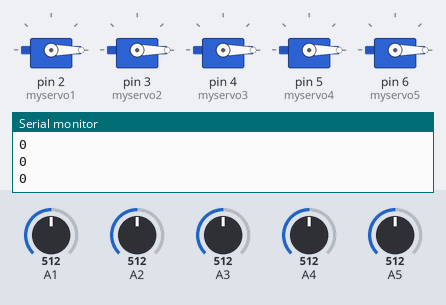
Bench run of a sketch on a simulated Arduino Uno, built with avr-gcc and run on an emulated ATmega328P. Parts: 5 × servo, the last lines printed to the serial monitor. The inputs (shaded band) are chosen by the test bench; at power-on: A1 = 512, A2 = 512, A3 = 512, A4 = 512, A5 = 512.

Above: at 1.2 s.
1.3 s: A1 set to 571
2.8 s: A1 set to 579
At 3.1 s:
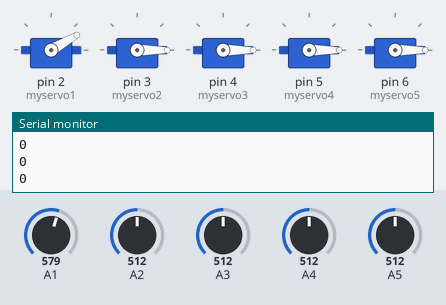
4.3 s: A2 set to 562
5.8 s: A2 set to 579
At 7.0 s:
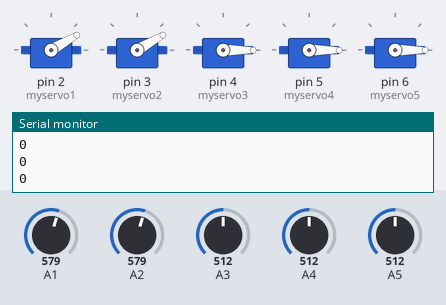
7.3 s: A3 set to 571
8.8 s: A3 set to 587
At 9.9 s:
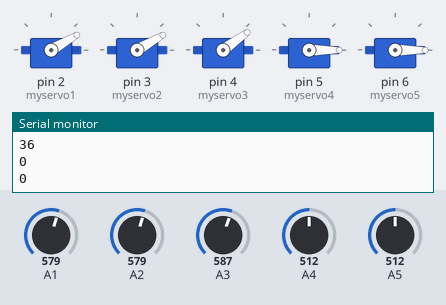
Timing chart, 0 to 11.3 s (numbered marks = the images above; inputs shaded):
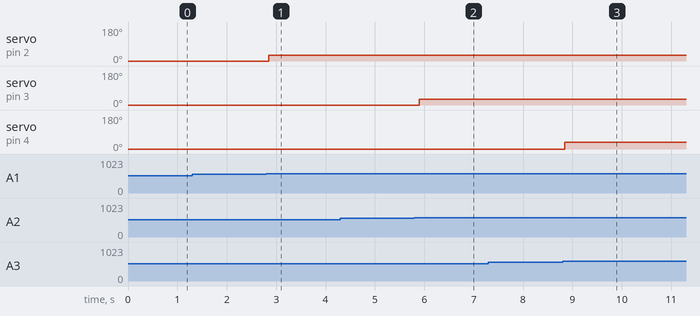

Measured:
- the behaviour switches between 578 and 579 on A1 (found by bisection; images 0 and 1)
- the behaviour switches between 578 and 579 on A2 (found by bisection; images 1 and 2)
- the behaviour switches between 578 and 579 on A3 (found by bisection; images 2 and 3)
- after the input at 2.8 s, servo on pin 2 (myservo1): 0° → 30° after 0.05 s
- after the input at 5.8 s, servo on pin 3 (myservo2): 0° → 30° after 0.09 s
- after the input at 8.8 s, servo on pin 4 (myservo3): 0° → 36° at once

The sketch:

flex_servo_controll_1A.ino
```cpp
#include <Servo.h>

Servo myservo1;
Servo myservo2;
Servo myservo3;
Servo myservo4;
Servo myservo5;

int pos1 = 0;
int pos2 = 0;
int pos3 = 0;
int pos4 = 0;
int pos5 = 0;

void setup() {

  myservo1.attach(2);
  myservo2.attach(3);
  myservo3.attach(4);
  myservo4.attach(5);
  myservo5.attach(6);

  Serial.begin(9600);
}

void loop() {

  pos1 = analogRead(A1);
  pos2 = analogRead(A2);
  pos3 = analogRead(A3);
  pos4 = analogRead(A4);
  pos5 = analogRead(A5);


  pos1 = map(pos1, 540, 770, 0, 180);
  pos2 = map(pos2, 540, 770, 0, 180);
  pos3 = map(pos3, 540, 770, 0, 180);
  pos4 = map(pos4, 540, 770, 0, 180);
  pos5 = map(pos5, 540, 770, 0, 180);

  if (pos1 < 30) pos1 = 0;
  if (pos2 < 30) pos2 = 0;
  if (pos3 < 30) pos3 = 0;
  if (pos4 < 30) pos4 = 0;
  if (pos5 < 30) pos5 = 0;

  Serial.println(pos1);
  Serial.println(pos2);
  Serial.println(pos3);
  Serial.println(pos4);
  Serial.println(pos5);

  myservo1.write(pos1);
  myservo2.write(pos2);
  myservo3.write(pos3);
  myservo4.write(pos4);
  myservo5.write(pos5);

  delay(100);
}
```
